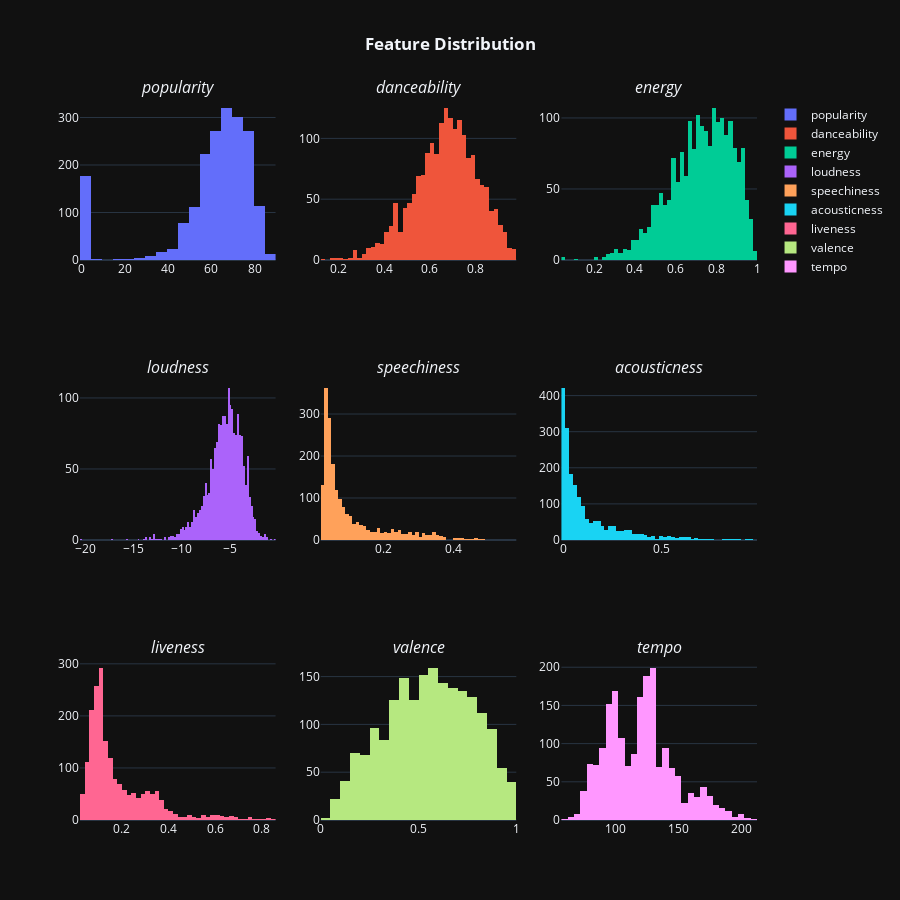

Notebook cell for this chart:
### Code cell
fig=make_subplots(rows=3,cols=3,subplot_titles=('<i>popularity', '<i>danceability', '<i>energy', '<i>loudness', '<i>speechiness', '<i>acousticness', '<i>liveness', '<i>valence', '<i>tempo'))
fig.add_trace(go.Histogram(x=df['popularity'],name='popularity'),row=1,col=1)
fig.add_trace(go.Histogram(x=df['danceability'],name='danceability'),row=1,col=2)
fig.add_trace(go.Histogram(x=df['energy'],name='energy'),row=1,col=3)
fig.add_trace(go.Histogram(x=df['loudness'],name='loudness'),row=2,col=1)
fig.add_trace(go.Histogram(x=df['speechiness'],name='speechiness'),row=2,col=2)
fig.add_trace(go.Histogram(x=df['acousticness'],name='acousticness'),row=2,col=3)
fig.add_trace(go.Histogram(x=df['liveness'],name='liveness'),row=3,col=1)
fig.add_trace(go.Histogram(x=df['valence'],name='valence'),row=3,col=2)
fig.add_trace(go.Histogram(x=df['tempo'],name='tempo'),row=3,col=3)
fig.update_layout(height=900,width=900,title_text='<b>Feature Distribution')
fig.update_layout(template='plotly_dark',title_x=0.5)

### Figure 1 — Plotly figure (JSON) as saved in the notebook; plotly's stock layout.template omitted (floating-point values rounded to 4 significant figures; data arrays with more than 128 entries replaced by an {"elided": "..."} marker saying what was removed)
{"data": [{"name": "popularity", "type": "histogram", "x": {"elided": "1941 int values"}, "xaxis": "x", "yaxis": "y"}, {"name": "danceability", "type": "histogram", "x": {"elided": "1941 float values"}, "xaxis": "x2", "yaxis": "y2"}, {"name": "energy", "type": "histogram", "x": {"elided": "1941 float values"}, "xaxis": "x3", "yaxis": "y3"}, {"name": "loudness", "type": "histogram", "x": {"elided": "1941 float values"}, "xaxis": "x4", "yaxis": "y4"}, {"name": "speechiness", "type": "histogram", "x": {"elided": "1941 float values"}, "xaxis": "x5", "yaxis": "y5"}, {"name": "acousticness", "type": "histogram", "x": {"elided": "1941 float values"}, "xaxis": "x6", "yaxis": "y6"}, {"name": "liveness", "type": "histogram", "x": {"elided": "1941 float values"}, "xaxis": "x7", "yaxis": "y7"}, {"name": "valence", "type": "histogram", "x": {"elided": "1941 float values"}, "xaxis": "x8", "yaxis": "y8"}, {"name": "tempo", "type": "histogram", "x": {"elided": "1941 float values"}, "xaxis": "x9", "yaxis": "y9"}], "layout": {"annotations": [{"font": {"size": 16}, "showarrow": false, "text": "<i>popularity", "x": 0.1444, "xanchor": "center", "xref": "paper", "y": 1, "yanchor": "bottom", "yref": "paper"}, {"font": {"size": 16}, "showarrow": false, "text": "<i>danceability", "x": 0.5, "xanchor": "center", "xref": "paper", "y": 1, "yanchor": "bottom", "yref": "paper"}, {"font": {"size": 16}, "showarrow": false, "text": "<i>energy", "x": 0.8556, "xanchor": "center", "xref": "paper", "y": 1, "yanchor": "bottom", "yref": "paper"}, {"font": {"size": 16}, "showarrow": false, "text": "<i>loudness", "x": 0.1444, "xanchor": "center", "xref": "paper", "y": 0.6111, "yanchor": "bottom", "yref": "paper"}, {"font": {"size": 16}, "showarrow": false, "text": "<i>speechiness", "x": 0.5, "xanchor": "center", "xref": "paper", "y": 0.6111, "yanchor": "bottom", "yref": "paper"}, {"font": {"size": 16}, "showarrow": false, "text": "<i>acousticness", "x": 0.8556, "xanchor": "center", "xref": "paper", "y": 0.6111, "yanchor": "bottom", "yref": "paper"}, {"font": {"size": 16}, "showarrow": false, "text": "<i>liveness", "x": 0.1444, "xanchor": "center", "xref": "paper", "y": 0.2222, "yanchor": "bottom", "yref": "paper"}, {"font": {"size": 16}, "showarrow": false, "text": "<i>valence", "x": 0.5, "xanchor": "center", "xref": "paper", "y": 0.2222, "yanchor": "bottom", "yref": "paper"}, {"font": {"size": 16}, "showarrow": false, "text": "<i>tempo", "x": 0.8556, "xanchor": "center", "xref": "paper", "y": 0.2222, "yanchor": "bottom", "yref": "paper"}], "height": 900, "title": {"text": "<b>Feature Distribution", "x": 0.5}, "width": 900, "xaxis": {"anchor": "y", "domain": [0, 0.2889]}, "xaxis2": {"anchor": "y2", "domain": [0.3556, 0.6444]}, "xaxis3": {"anchor": "y3", "domain": [0.7111, 1]}, "xaxis4": {"anchor": "y4", "domain": [0, 0.2889]}, "xaxis5": {"anchor": "y5", "domain": [0.3556, 0.6444]}, "xaxis6": {"anchor": "y6", "domain": [0.7111, 1]}, "xaxis7": {"anchor": "y7", "domain": [0, 0.2889]}, "xaxis8": {"anchor": "y8", "domain": [0.3556, 0.6444]}, "xaxis9": {"anchor": "y9", "domain": [0.7111, 1]}, "yaxis": {"anchor": "x", "domain": [0.7778, 1]}, "yaxis2": {"anchor": "x2", "domain": [0.7778, 1]}, "yaxis3": {"anchor": "x3", "domain": [0.7778, 1]}, "yaxis4": {"anchor": "x4", "domain": [0.3889, 0.6111]}, "yaxis5": {"anchor": "x5", "domain": [0.3889, 0.6111]}, "yaxis6": {"anchor": "x6", "domain": [0.3889, 0.6111]}, "yaxis7": {"anchor": "x7", "domain": [0, 0.2222]}, "yaxis8": {"anchor": "x8", "domain": [0, 0.2222]}, "yaxis9": {"anchor": "x9", "domain": [0, 0.2222]}}}
